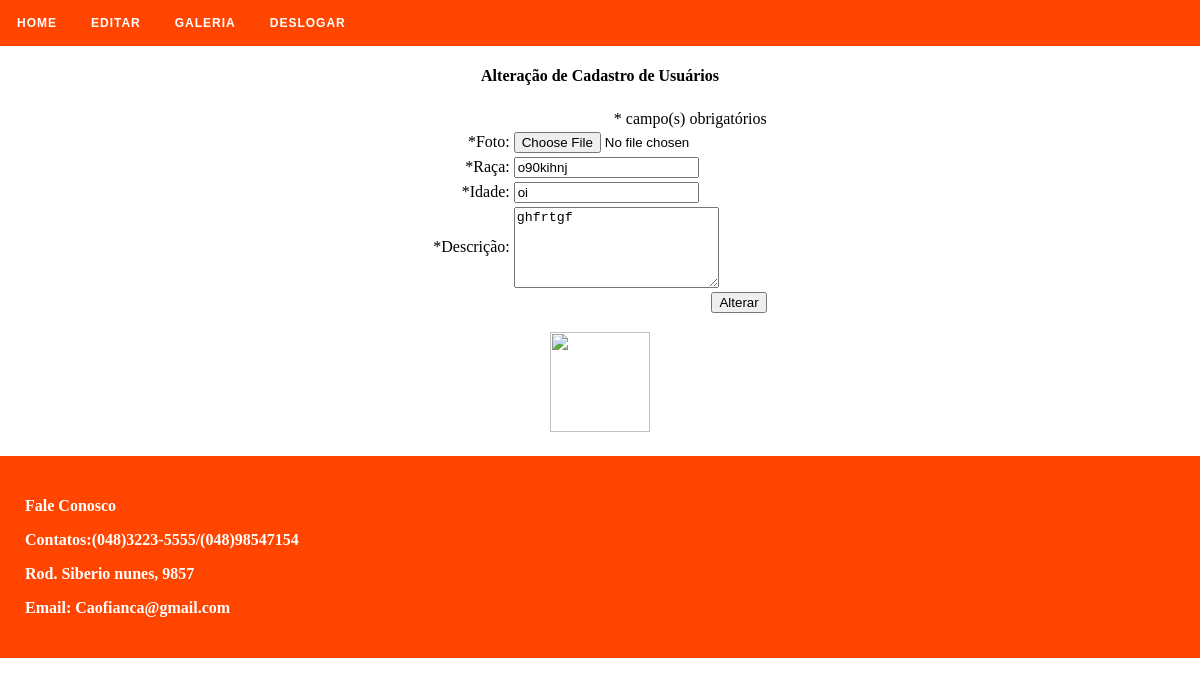
/permissao/admin/adotar_edita.php?id=10 (signed in), run on the app's committed database.
### tables this page shows
CREATE TABLE IF NOT EXISTS `adotar` (
`id_animal` int(11) NOT NULL,
  `raca` varchar(50) NOT NULL,
  `idade` varchar(50) NOT NULL,
  `descricao` varchar(50) DEFAULT NULL
);

### permissao/admin/adotar.class.php (called while the page is built, shortened)
<?php
class Adotar{
	private $conn;
	private $id;
	private $raca;
	private $idade;
	private $descricao;
public function __construct(){
		$this->conn = new Conn;
	}
	function setId($id){
		$this->id = $id;
	}
	function setRaca($raca){
		$this->raca = $raca;
	}
	function setIdade($idade){
		$this->idade = $idade;
	}
	function setDescricao($descricao){
		$this->descricao = $descricao;
	}
	function getId(){
		return $this->id;
	}
	function getRaca(){
		return $this->raca;
	}
	function getIdade(){
		return $this->idade;
	}
	function getDescricao(){
		return $this->descricao;
	}
	public function edita(){
		$query = "SELECT * FROM adotar WHERE id_animal = ".$this->id;
		$sql = $this->conn->query($query);
	}
}
?>

### permissao/admin/conn.class.php (called while the page is built, shortened)
<?php
class Conn{
	public function query($query){
		$sql = mysqli_query($con, $query) or die("<b>Erro ao executar a query:</b> ".$query." -> ".mysql_error());
		return $sql;
	}
}
?>

### permissao/admin/adotar_edita.php (the view, shortened to what this page needs)
<?php
require_once("conn.class.php");
require_once("adotar.class.php");
$id = $_GET['id'];
$adotar = new Adotar;
$adotar->setId($id);
$adotar->edita();
$raca = $adotar->getRaca();
$idade = $adotar->getIdade();
$descricao = $adotar->getDescricao();
$foto = $adotar->getId().".jpg";
?>
<html>
<head>
   <link rel="stylesheet" href="styles.css">
</head>
	<body>
	<div id="geral">
		<div id='menu'>
<ul>
	<li><a href='index.php'>Home</a></li>
	<li class='active'><a href='#'>Editar</a>
	<li><a href='galeria.php'>Galeria</a></li>
	<li><a href='deslogar.php'>Deslogar</a></li>
</ul>
</div>
	<h4 align="center">Alteração de Cadastro de Usuários</h4>
	<form method="POST" action="adotar_altera.php" enctype="multipart/form-data">
		<table align="center">
			<tr>
				<td colspan="2" align="right">* campo(s) obrigatórios</td>
			</tr>
			<tr>
				<td align="right">*Foto:</td>
				<td><input type="file" name="foto"/></td>
			</tr>
			<tr>
				<td align="right">*Raça:</td>
				<td><input type="text" name="raca" value="<?=$raca?>" /></td>
			</tr>
			<tr>
				<td align="right">*Idade:</td>
				<td><input type="text" name="idade" value="<?=$idade?>" /></td>
			</tr>
			<tr>
				<td align="right">*Descrição:</td>
				<td><textarea name="descricao" rows="5" cols="23"><?=$descricao?></textarea></td>
			</tr>
			<tr>
				<td colspan="2" align="right">
					<input type="submit" value="Alterar" />
				</td>
			</tr>
		</table>
		<p align="center">
			<img src="fotos/<?=$foto?>" width="100" />
		</p>
	<div id="rodape">
		<b><p>Fale Conosco</p>
		<p>Contatos:(048)3223-5555/(048)98547154</p>
		<p>Rod. Siberio nunes, 9857</p>
		<p>Email: Caofianca@gmail.com</p></b>
	</div>
	</div>
</body>
</html>

### permissao/admin/styles.css (style rules this page uses)
body { margin:0; border:0; }
#menu, #menu ul, #menu ul li, #menu ul li a, #menu #menu-button { margin: 0; padding: 0; border: 0; list-style: none; line-height: 1; display: block; position: relative; -webkit-box-sizing: border-box; -moz-box-sizing: border-box; box-sizing: border-box; }
#menu:after, #menu > ul:after { content: "."; display: block; clear: both; visibility: hidden; line-height: 0; height: 0; }
#menu { font-family: Montserrat, sans-serif; background: #FF4500; }
#menu > ul > li { float: left; }
#menu > ul > li > a { padding: 17px; font-size: 12px; letter-spacing: 1px; text-decoration: none; color: white; font-weight: 700; text-transform: uppercase; }
#rodape { background-color:#FF4500; padding:25px; text-align:left; color:white; clear:both; margin-top:2%; }
#geral { background-color:white; }

### data on the page
adotar: raca "o90kihnj", idade "oi", descricao "ghfrtgf"
